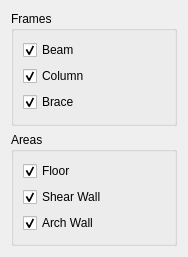
<?xml version="1.0" encoding="UTF-8"?>
<ui version="4.0">
 <class>Form</class>
 <widget class="QWidget" name="Form">
  <property name="geometry">
   <rect>
    <x>0</x>
    <y>0</y>
    <width>188</width>
    <height>257</height>
   </rect>
  </property>
  <property name="windowTitle">
   <string>Form</string>
  </property>
  <layout class="QVBoxLayout" name="verticalLayout_3">
   <item>
    <widget class="QGroupBox" name="groupBox">
     <property name="title">
      <string>Frames</string>
     </property>
     <layout class="QVBoxLayout" name="verticalLayout">
      <item>
       <widget class="QCheckBox" name="beam">
        <property name="text">
         <string>Beam</string>
        </property>
        <property name="checked">
         <bool>true</bool>
        </property>
       </widget>
      </item>
      <item>
       <widget class="QCheckBox" name="column">
        <property name="text">
         <string>Column</string>
        </property>
        <property name="checked">
         <bool>true</bool>
        </property>
       </widget>
      </item>
      <item>
       <widget class="QCheckBox" name="brace">
        <property name="text">
         <string>Brace</string>
        </property>
        <property name="checked">
         <bool>true</bool>
        </property>
       </widget>
      </item>
     </layout>
    </widget>
   </item>
   <item>
    <widget class="QGroupBox" name="groupBox_2">
     <property name="title">
      <string>Areas</string>
     </property>
     <layout class="QVBoxLayout" name="verticalLayout_2">
      <item>
       <widget class="QCheckBox" name="Floor">
        <property name="text">
         <string>Floor</string>
        </property>
        <property name="checked">
         <bool>true</bool>
        </property>
       </widget>
      </item>
      <item>
       <widget class="QCheckBox" name="shear_wall">
        <property name="text">
         <string>Shear Wall</string>
        </property>
        <property name="checked">
         <bool>true</bool>
        </property>
       </widget>
      </item>
      <item>
       <widget class="QCheckBox" name="arch_wall">
        <property name="text">
         <string>Arch Wall</string>
        </property>
        <property name="checked">
         <bool>true</bool>
        </property>
       </widget>
      </item>
     </layout>
    </widget>
   </item>
  </layout>
 </widget>
 <resources/>
 <connections/>
</ui>
